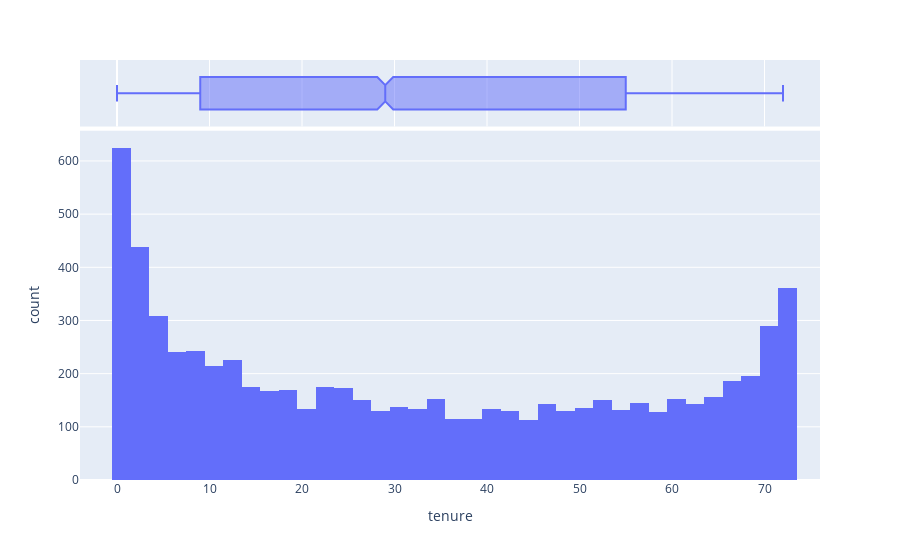
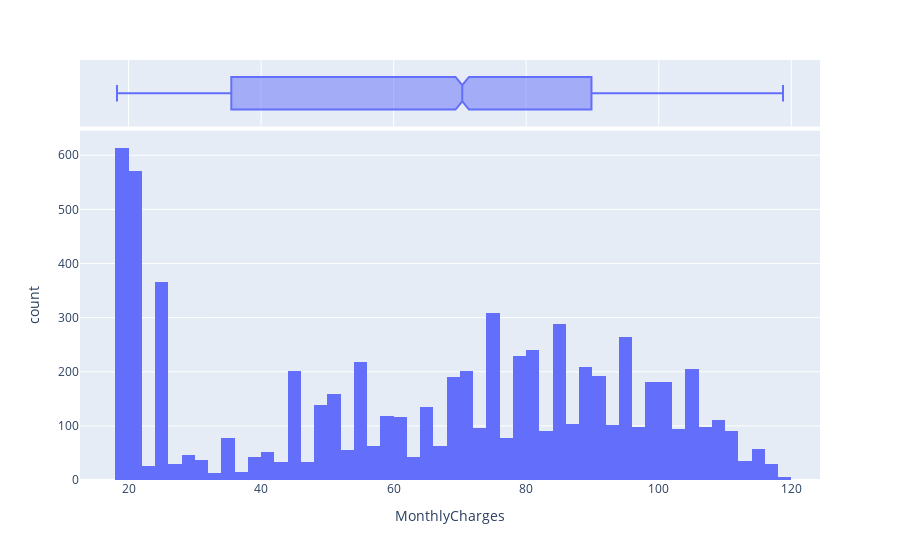
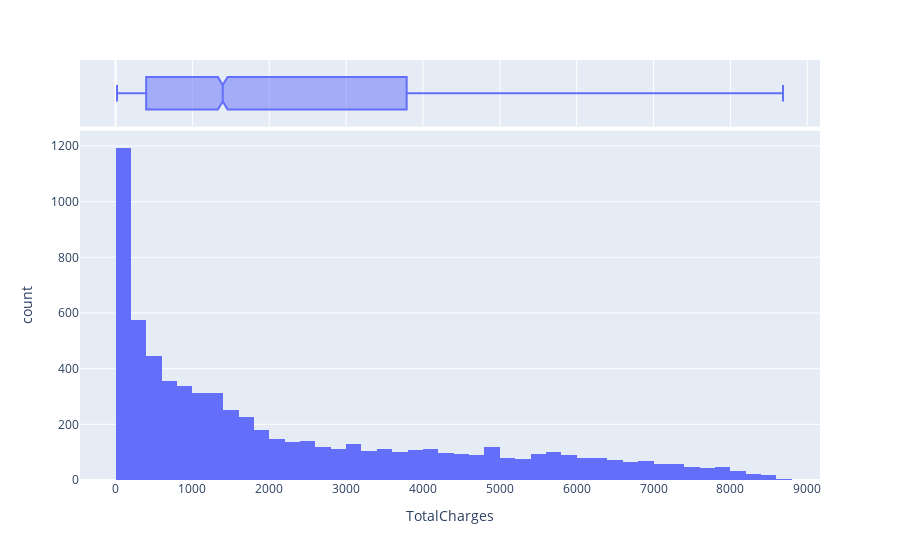

Notebook source saved alongside these figures, in order:
### Code cell
for col in num_cols:
    print(col)
    fig =px.histogram(df, x=col, marginal='box')
    fig.show()

### Figure 1 — Plotly figure (JSON) as saved in the notebook; plotly's stock layout.template omitted (floating-point values rounded to 4 significant figures; data arrays with more than 128 entries replaced by an {"elided": "..."} marker saying what was removed)
{"data": [{"alignmentgroup": "True", "bingroup": "x", "hovertemplate": "tenure=%{x}<br>count=%{y}<extra></extra>", "legendgroup": "", "marker": {"color": "#636efa", "pattern": {"shape": ""}}, "name": "", "offsetgroup": "", "orientation": "v", "showlegend": false, "type": "histogram", "x": {"elided": "7043 int values"}, "xaxis": "x", "yaxis": "y"}, {"alignmentgroup": "True", "hovertemplate": "tenure=%{x}<extra></extra>", "legendgroup": "", "marker": {"color": "#636efa"}, "name": "", "notched": true, "offsetgroup": "", "showlegend": false, "type": "box", "x": {"elided": "7043 int values"}, "xaxis": "x2", "yaxis": "y2"}], "layout": {"barmode": "relative", "legend": {"tracegroupgap": 0}, "margin": {"t": 60}, "xaxis": {"anchor": "y", "domain": [0, 1], "title": {"text": "tenure"}}, "xaxis2": {"anchor": "y2", "domain": [0, 1], "matches": "x", "showgrid": true, "showticklabels": false}, "yaxis": {"anchor": "x", "domain": [0, 0.8316], "title": {"text": "count"}}, "yaxis2": {"anchor": "x2", "domain": [0.8416, 1], "matches": "y2", "showgrid": false, "showline": false, "showticklabels": false, "ticks": ""}}}

### Figure 2 — Plotly figure (JSON) as saved in the notebook; plotly's stock layout.template omitted (floating-point values rounded to 4 significant figures; data arrays with more than 128 entries replaced by an {"elided": "..."} marker saying what was removed)
{"data": [{"alignmentgroup": "True", "bingroup": "x", "hovertemplate": "MonthlyCharges=%{x}<br>count=%{y}<extra></extra>", "legendgroup": "", "marker": {"color": "#636efa", "pattern": {"shape": ""}}, "name": "", "offsetgroup": "", "orientation": "v", "showlegend": false, "type": "histogram", "x": {"elided": "7043 float values"}, "xaxis": "x", "yaxis": "y"}, {"alignmentgroup": "True", "hovertemplate": "MonthlyCharges=%{x}<extra></extra>", "legendgroup": "", "marker": {"color": "#636efa"}, "name": "", "notched": true, "offsetgroup": "", "showlegend": false, "type": "box", "x": {"elided": "7043 float values"}, "xaxis": "x2", "yaxis": "y2"}], "layout": {"barmode": "relative", "legend": {"tracegroupgap": 0}, "margin": {"t": 60}, "xaxis": {"anchor": "y", "domain": [0, 1], "title": {"text": "MonthlyCharges"}}, "xaxis2": {"anchor": "y2", "domain": [0, 1], "matches": "x", "showgrid": true, "showticklabels": false}, "yaxis": {"anchor": "x", "domain": [0, 0.8316], "title": {"text": "count"}}, "yaxis2": {"anchor": "x2", "domain": [0.8416, 1], "matches": "y2", "showgrid": false, "showline": false, "showticklabels": false, "ticks": ""}}}

### Figure 3 — Plotly figure (JSON) as saved in the notebook; plotly's stock layout.template omitted (floating-point values rounded to 4 significant figures; data arrays with more than 128 entries replaced by an {"elided": "..."} marker saying what was removed)
{"data": [{"alignmentgroup": "True", "bingroup": "x", "hovertemplate": "TotalCharges=%{x}<br>count=%{y}<extra></extra>", "legendgroup": "", "marker": {"color": "#636efa", "pattern": {"shape": ""}}, "name": "", "offsetgroup": "", "orientation": "v", "showlegend": false, "type": "histogram", "x": {"elided": "7043 float values"}, "xaxis": "x", "yaxis": "y"}, {"alignmentgroup": "True", "hovertemplate": "TotalCharges=%{x}<extra></extra>", "legendgroup": "", "marker": {"color": "#636efa"}, "name": "", "notched": true, "offsetgroup": "", "showlegend": false, "type": "box", "x": {"elided": "7043 float values"}, "xaxis": "x2", "yaxis": "y2"}], "layout": {"barmode": "relative", "legend": {"tracegroupgap": 0}, "margin": {"t": 60}, "xaxis": {"anchor": "y", "domain": [0, 1], "title": {"text": "TotalCharges"}}, "xaxis2": {"anchor": "y2", "domain": [0, 1], "matches": "x", "showgrid": true, "showticklabels": false}, "yaxis": {"anchor": "x", "domain": [0, 0.8316], "title": {"text": "count"}}, "yaxis2": {"anchor": "x2", "domain": [0.8416, 1], "matches": "y2", "showgrid": false, "showline": false, "showticklabels": false, "ticks": ""}}}
